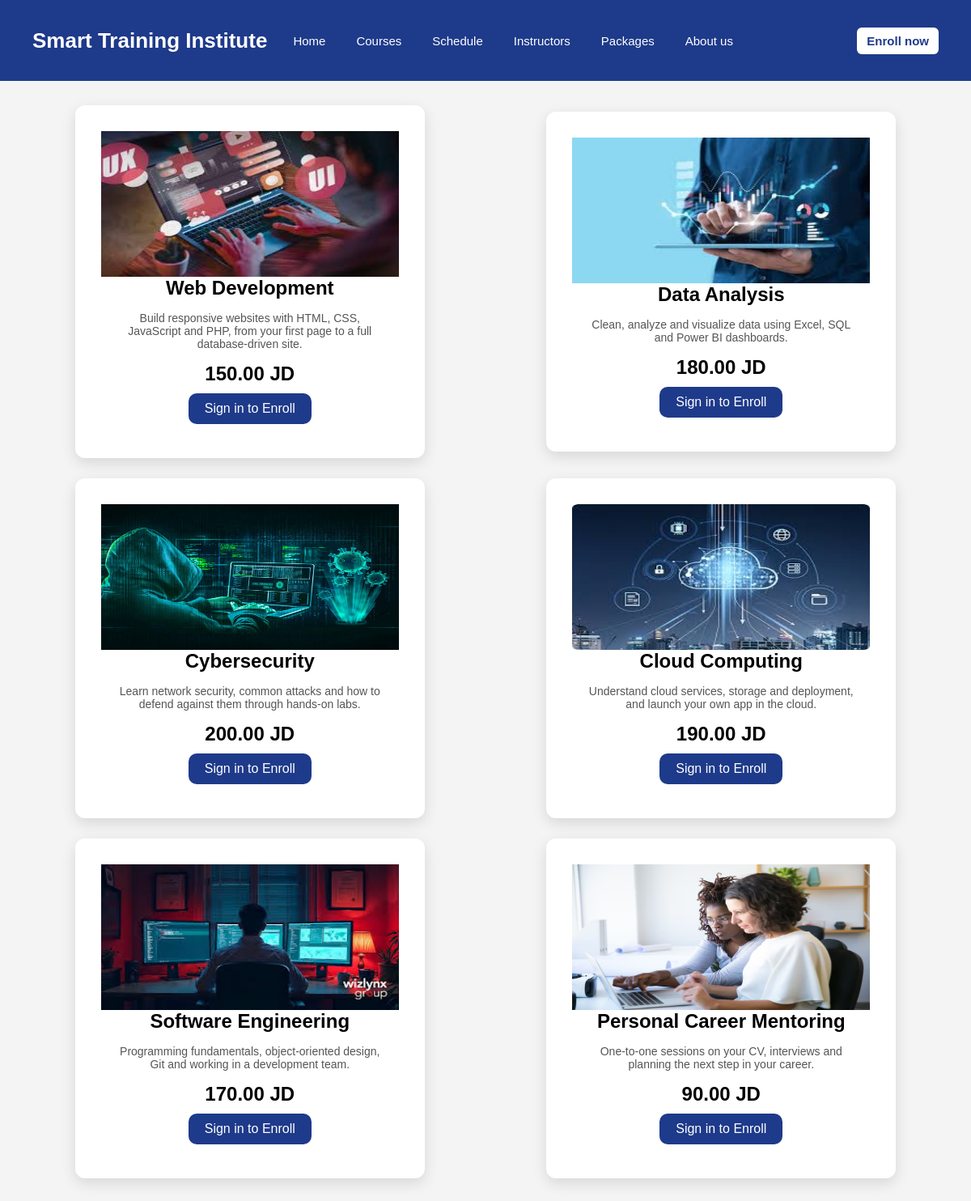
The app's page /Php/courses.php with its own data.
### tables this page shows
CREATE TABLE IF NOT EXISTS services (
    id INT AUTO_INCREMENT PRIMARY KEY,
    name VARCHAR(100) NOT NULL,
    details TEXT,
    price DECIMAL(10, 2) NOT NULL,
    image VARCHAR(255)
);

### Php/courses.php (the view, shortened to what this page needs)
<!DOCTYPE html>
<html lang="en">
<head>
    <link rel="stylesheet" href="../css/style.css">
    </head>
<body>
    <section id="navigation">
        <?php include "navbar.php" ?>
    </section>
    <section id="courses">
        <div id="courses-container">
            <?php
            $sql = "SELECT * FROM services";
            $result = mysqli_query($connect, $sql);
            $allcourses = mysqli_fetch_all($result, MYSQLI_ASSOC);
            foreach ($allcourses as $course) {
                $course_name = $course['name'];
                $details = $course['details'];
                $price = $course['price'];
$image=$course['image'];
                echo "   <div class='card'>
         <div class='card-img'><img src=$image alt='course-img'></div>
<h2> $course_name</h2>
<p>$details </p>
<h2>$price JD</h2>
<form method='POST'>
 <input id='course_name' name='course_name' value='$course_name' hidden>
                <input id='course_price' name='course_price' value='$price' hidden> ";
                if (isset($_SESSION['email'])) {
                    $email = $_SESSION['email'];
                    $check_sql = "SELECT * FROM orders WHERE course_name = '$course_name' AND user_email = '$email'";
                    $result2 = mysqli_query($connect, $check_sql);
                    $row = mysqli_fetch_assoc($result2);
                    $exist = mysqli_num_rows($result2);
                    if ($exist) {
                        $order_id = $row['id'];
                        echo "<a class='delete_link' href='delete.php?id=$order_id&from=courses'>
            <span class='material-symbols-outlined'>
cancel
</span>
          </a>
          ";
                    } else {
                        echo "<button class='buybtn' name='buybtn' type='submit'> enroll <span class='material-symbols-outlined'>
shopping_cart
</span></button>";
                    }
                } else {
                    echo "<a href='signin.php' class='buybtn'>Sign in to Enroll</a>";
                }
                echo "</form>
 </div>
 ";
                ?>
            <?php
            }
            ?>
        </div>
    </section>
</body>
</html>

### css/style.css (style rules this page uses)
* { margin: 0; padding: 0; box-sizing: border-box; }
:root { --blue: #1e3a8a; --white: #ffffff; --light: #f4f4f4; --lightblue: #f8fafc; }
body { font-family: Arial, sans-serif; background-color: var(--light); padding-top: 100px; }
#courses-container { display: grid; grid-template-columns: repeat(2, 1fr); gap: 25px; padding: 30px; justify-items: center; align-items: center; }
.card { background: #fff; border-radius: 12px; box-shadow: 0 6px 18px rgba(0, 0, 0, 0.12); text-align: center; padding: 2rem; width: 27rem; transition: all 0.3s ease; }
.card-img { width: 100%; height: 180px; }
.card-img img { width: 100%; height: 100%; }
.card p { padding: 15px; font-size: 14px; color: #555; }
.buybtn { background-color: var(--blue); border-radius: 10px; margin: 10px; padding: 10px 20px; display: flex; align-items: center; justify-content: center; gap: 8px; color: white; text-decoration: none; }
.card form { display: flex; justify-content: center; width: 100%; flex-wrap: wrap; }

### records on screen
services: image (picture), name "Web Development", details "Build responsive websites with HTML, CSS, JavaScript and PHP, from your first page to a full database-driven site.", price "150.00"
services: image (picture), name "Data Analysis", details "Clean, analyze and visualize data using Excel, SQL and Power BI dashboards.", price "180.00"
services: image (picture), name "Cybersecurity", details "Learn network security, common attacks and how to defend against them through hands-on labs.", price "200.00"
services: image (picture), name "Cloud Computing", details "Understand cloud services, storage and deployment, and launch your own app in the cloud.", price "190.00"
services: image (picture), name "Software Engineering", details "Programming fundamentals, object-oriented design, Git and working in a development team.", price "170.00"
services: image (picture), name "Personal Career Mentoring", details "One-to-one sessions on your CV, interviews and planning the next step in your career.", price "90.00"
